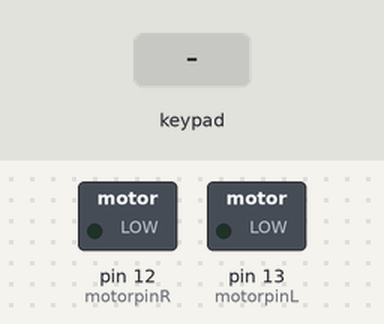
This sketch was run on a simulated Arduino Uno, built with avr-gcc and run on an emulated ATmega328P. Parts: switched loads named in the sketch (green lamp = pin HIGH). Inputs (shaded band) come from the test bench. What the sketch prints to the serial monitor is not drawn.

Above: at 1.2 s.
1.3 s: key 'U' pressed
At 2.1 s:
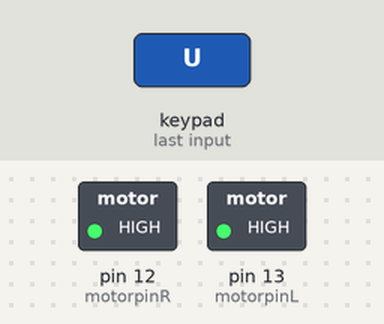
2.8 s: key 'L' pressed
At 3.2 s:
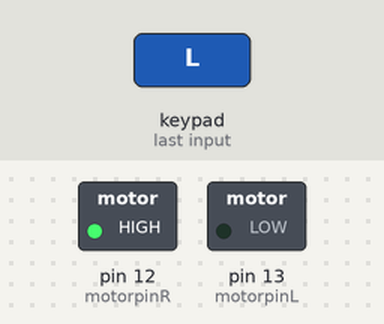
4.3 s: key 'R' pressed
At 5.5 s:
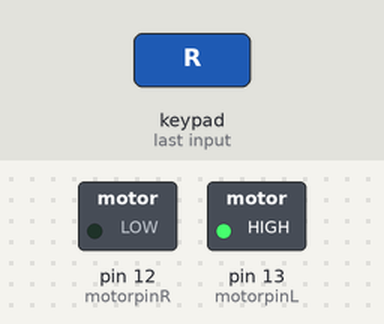
Timing chart, 0 to 7.3 s (numbered marks = the images above; inputs shaded):
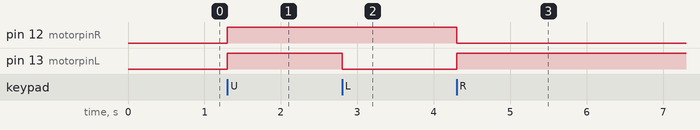

The sketch:

WIRELESS_RC_CAR.ino
```cpp
#define CUSTOM_SETTINGS
#define INCLUDE_GAMEPAD_MODULE
#include <Dabble.h>
const int motorpinL = 13;
const int motorpinR = 12;
void setup()
{
  pinMode(motorpinL, OUTPUT);
  pinMode(motorpinR, OUTPUT);
  Serial.begin(250000);
  Dabble.begin(9600);
}

void loop()
{
  Dabble.processInput();
  if(GamePad.isUpPressed())
  {
    Serial.println("AGAY");
    digitalWrite(motorpinL, HIGH);
    digitalWrite(motorpinR, HIGH);
  }
  else if(GamePad.isLeftPressed())
  {
    Serial.println("LEFT");
    digitalWrite(motorpinL, LOW);
    digitalWrite(motorpinR, HIGH);
  }
  else if(GamePad.isRightPressed())
  {
    Serial.println("RIGHT");
    digitalWrite(motorpinR, LOW);
    digitalWrite(motorpinL, HIGH);
  }
  else if(GamePad.isDownPressed())
  {
    Serial.println("RUKH");
    digitalWrite(motorpinR, LOW);
    digitalWrite(motorpinL, LOW);
  }
}
```

Measured:
- after the input at 1.3 s, pin 12 (motorpinR), pin 13 (motorpinL): LOW → HIGH at once
- after the input at 2.8 s, pin 13 (motorpinL): HIGH → LOW at once
- after the input at 4.3 s, pin 12 (motorpinR): HIGH → LOW at once; pin 13 (motorpinL): LOW → HIGH at once
